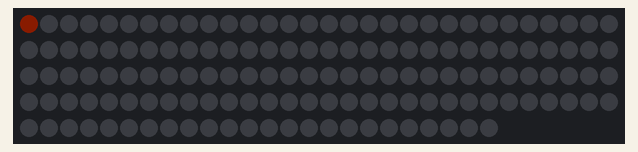
This sketch was run on a simulated Arduino Uno, built for the host (arithmetic inside an expression is 32-bit, double 64-bit). Parts: 144 RGB LEDs in strip order, left to right, continuing on the next row. Dim RGB values are drawn brighter than linear; what the sketch prints to the serial monitor is not drawn.

Above: at 0.1 s.
At 0.7 s:
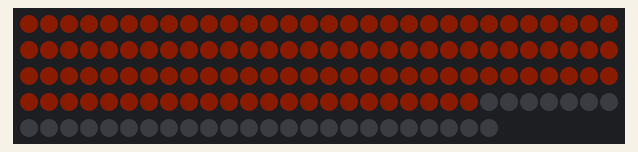
At 1.3 s:
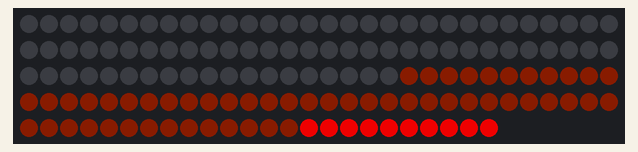
At 1.9 s:
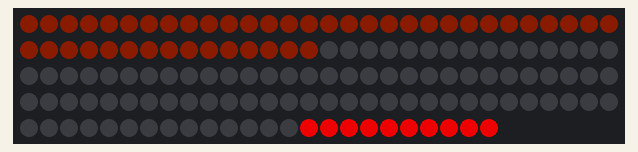
At 2.7 s:
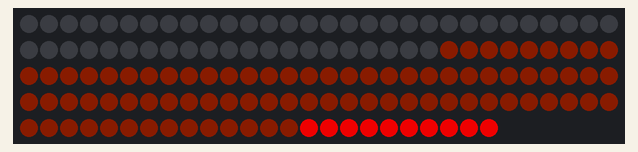
At 5.5 s:
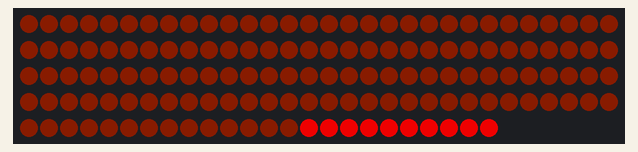

The sketch:

Bike101_1.ino
```cpp
/*
This is PROTOTYPE code in it's simplest form.  It was built on top of example code form Intel (Arduino 101/Curie).
This code powers the lighting project described at http://www.iliketomakestuff.com/make-motion-activated-bike-lighting

Feel free to do whatever you'd like with it, but I cannot provide support for getting it to work.
-Bob

*/
/*
   Copyright (c) 2016 Intel Corporation.  All rights reserved.
   See the bottom of this file for license terms.
*/

/*
   This sketch example demonstrates how the BMI160 accelerometer on the
   Intel(R) Curie(TM) module can be used to detect motion events
*/

/*
You must have these two libraries installed for this to work.
Go to Sketch / Include Libraries / Manage Libraries above to add them.
*/
#include "CurieIMU.h"
#include <Adafruit_NeoPixel.h>

#define PIN      6
#define N_LEDS 144
#define TAIL_COUNT 10

Adafruit_NeoPixel strip = Adafruit_NeoPixel(N_LEDS, PIN, NEO_GRB + NEO_KHZ800);

bool blinkState = 0;
int delayval = 0;
int stillTime = 3000; // 3 seconds
unsigned long loopTime = 0;          // get the time since program started
unsigned long interruptsTime = 0;    // get the time when motion event is detected
void setup() {
  Serial.begin(9600); // initialize Serial communication
  //while(!Serial) ;    // wait for Serial port to connect.

  /* Initialise the IMU */
  CurieIMU.begin();
  CurieIMU.attachInterrupt(eventCallback);

  /* Enable Motion Detection */
  CurieIMU.setDetectionThreshold(CURIE_IMU_MOTION, 20); // 20mg
  CurieIMU.setDetectionDuration(CURIE_IMU_MOTION, 10);  // trigger times of consecutive slope data points
  CurieIMU.interrupts(CURIE_IMU_MOTION);

  Serial.println("IMU initialisation complete, waiting for events...");
  strip.begin();
  blinkStartup();
  strip.show();

}

void loop() {
  // if motion is detected in 1000ms, LED will be turned up
  loopTime = millis();
  if(abs(loopTime -interruptsTime) < stillTime ) {
    setWhite(60);  //value here is 0-100 strength
    blinkState = true;
  }else {
    blinkState = false;
  }
  if(!blinkState){
    setAmber();
  }
  digitalWrite(13, blinkState);
}


static void eventCallback(void){
  //This is just in place for reference, it serves no purpose in the code
  if (CurieIMU.getInterruptStatus(CURIE_IMU_MOTION)) {
    if (CurieIMU.motionDetected(X_AXIS, POSITIVE))
      Serial.println("Negative motion detected on X-axis");
    if (CurieIMU.motionDetected(X_AXIS, NEGATIVE))
      Serial.println("Positive motion detected on X-axis");
    if (CurieIMU.motionDetected(Y_AXIS, POSITIVE))
      Serial.println("Negative motion detected on Y-axis");
    if (CurieIMU.motionDetected(Y_AXIS, NEGATIVE))
      Serial.println("Positive motion detected on Y-axis");
    if (CurieIMU.motionDetected(Z_AXIS, POSITIVE))
      Serial.println("Negative motion detected on Z-axis");
    if (CurieIMU.motionDetected(Z_AXIS, NEGATIVE))
      Serial.println("Positive motion detected on Z-axis");

    //This DOES serve a purpose: keeping track of the "timeout" for the motion activation.
    interruptsTime = millis();
  }
}

static void blinkStartup(){
  for(uint16_t i=0; i<3; i++) {
      setAmber();
      strip.show();
      delay(5);
      clearLights();
      strip.show();
      delay(5);
  }
  setAmber();
}

static void setStripColor(uint32_t c) {

  //set main strip color, minus the tail section
  for(uint16_t i=0; i<N_LEDS-TAIL_COUNT; i++) {
      strip.setPixelColor(i  , c);
      strip.show();
      delay(1);
  }
  //set tail section to red
  for(uint16_t i=N_LEDS-TAIL_COUNT; i<N_LEDS; i++) {
      strip.setPixelColor(i  , 200,0,0); // red
      strip.show();
      delay(1);
  }
}

//quick functions for specific colors
static void setWhite(int power){
  int p = map(power, 0, 100, 0, 255);
  setStripColor(strip.Color(p, p, p));
}
static void setAmber(){
  setStripColor(strip.Color(10, 2, 0));
}
static void clearLights(){
  setStripColor(strip.Color(0, 0, 0));
}

/*
   Copyright (c) 2016 Intel Corporation.  All rights reserved.

   This library is free software; you can redistribute it and/or
   modify it under the terms of the GNU Lesser General Public
   License as published by the Free Software Foundation; either
   version 2.1 of the License, or (at your option) any later version.

   This library is distributed in the hope that it will be useful,
   but WITHOUT ANY WARRANTY; without even the implied warranty of
   MERCHANTABILITY or FITNESS FOR A PARTICULAR PURPOSE.  See the GNU
   Lesser General Public License for more details.

   You should have received a copy of the GNU Lesser General Public
   License along with this library; if not, write to the Free Software
   Foundation, Inc., 51 Franklin Street, Fifth Floor, Boston, MA  02110-1301  USA

*/
```
